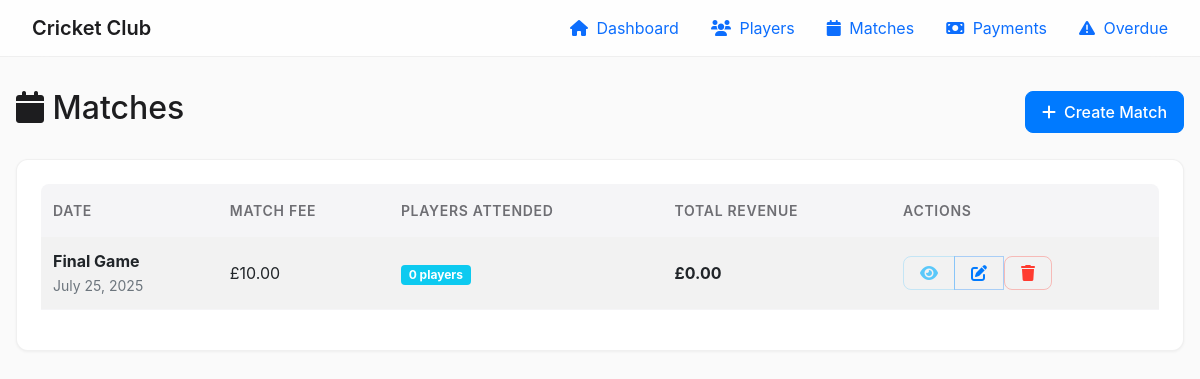
Screenshot of /matches with the database file from the repository.
### app.py (models this page shows)
class Match(db.Model):
    id = db.Column(db.Integer, primary_key=True)
    name = db.Column(db.String(200))  # Optional match name, defaults to formatted date
    date = db.Column(db.Date, default=date.today)
    fee = db.Column(db.Float, default=10.0)
    attendances = db.relationship('MatchAttendance', backref='match', lazy=True, cascade='all, delete-orphan')
    payments = db.relationship('Payment', backref='match', lazy=True, cascade='all, delete-orphan')
    def display_name(self):
        return self.name or self.date.strftime('%B %d, %Y')

### app.py (the view)
@app.route('/matches')
def matches():
    matches = Match.query.order_by(Match.date.desc()).all()
    return render_template('matches.html', matches=matches)

### templates/matches.html (shortened to what this page needs)
{% extends "base.html" %}
{% block content %}
<div class="d-flex justify-content-between align-items-center mb-4">
    <h2><i class="fas fa-calendar"></i> Matches</h2>
    <a href="{{ url_for('create_match') }}" class="btn btn-primary">
        <i class="fas fa-plus"></i> Create Match
    </a>
</div>
<div class="card">
    <div class="card-body">
        <div class="table-responsive">
            <table class="table table-striped table-hover">
                <thead>
                    <tr>
                        <th>Date</th>
                        <th>Match Fee</th>
                        <th>Players Attended</th>
                        <th>Total Revenue</th>
                        <th>Actions</th>
                    </tr>
                </thead>
                <tbody>
                    {% for match in matches %}
                    <tr>
                        <td>
                            <strong>{{ match.display_name() }}</strong>
                            {% if match.name %}
                                <br><small class="text-muted">{{ match.date.strftime('%B %d, %Y') }}</small>
                            {% endif %}
                        </td>
                        <td>&pound;{{ "%.2f"|format(match.fee) }}</td>
                        <td>
                            <span class="badge bg-info">{{ match.attendances|length }} players</span>
                        </td>
                        <td>
                            <strong>&pound;{{ "%.2f"|format(match.fee * match.attendances|length) }}</strong>
                        </td>
                        <td>
                            <div class="btn-group" role="group">
                                <button type="button" class="btn btn-outline-info btn-sm" onclick="showMatchDetails({{ match.id }})" title="View Details">
                                    <i class="fas fa-eye"></i>
                                </button>
                                <a href="{{ url_for('edit_match', match_id=match.id) }}"
                                    class="btn btn-outline-primary btn-sm" title="Edit Match">
                                    <i class="fas fa-edit"></i>
                                </a>
                                <form action="{{ url_for('delete_match', match_id=match.id) }}" method="post"
                                    style="display:inline;">
                                    <button type="submit" class="btn btn-outline-danger btn-sm" title="Delete Match"
                                        onclick="return confirm('Are you sure you want to delete this match? This will also remove all attendance records for this match.');">
                                        <i class="fas fa-trash"></i>
                                    </button>
                                </form>
                            </div>
                        </td>
                    </tr>
                    {% endfor %}
                </tbody>
            </table>
        </div>
    </div>
</div>
{% endblock %}

### static/style.css (style rules this page uses)
:root { --color-primary: #007aff; --color-primary-hover: #0056cc; --color-success: #30d158; --color-success-hover: #28cd4f; --color-warning: #ff9500; --color-danger: #ff3b30; --color-info: #5ac8fa; --color-text-primary: #1d1d1f; --color-text-secondary: #6e6e73; --color-text-tertiary: #8e8e93; --color-background: #fafafa; --color-surface: #ffffff; --color-border: rgba(0, 0, 0, 0.06); --color-border-light: #f5f5f7; --color-border-medium: #d2d2d7; --font-family-system: -apple-system, BlinkMacSystemFont, 'SF Pro Display', 'Segoe UI', system-ui, sans-serif; --font-weight-regular: 400; --font-weight-medium: 500; --font-weight-semibold: 600; --font-weight-bold: 700; --font-size-xs: 0.75rem; --font-size-sm: 0.875rem; --font-size-base: 1rem; --font-size-lg: 1.125rem; --font-size-xl: 1.25rem; --font-size-2xl: 1.5rem; --font-size-3xl: 2rem; --font-size-4xl: 2.5rem; --line-height-tight: 1.25; --line-height-normal: 1.5; --line-height-relaxed: 1.625; --space-xs: 0.25rem; --space-sm: 0.5rem; --space-md: 0.75rem; --space-lg: 1rem; --space-xl: 1.5rem; --space-2xl: 2rem; --space-3xl: 3rem; --radius-sm: 0.5rem; --radius-md: 0.75rem; --radius-lg: 1rem; --shadow-sm: 0 1px 3px rgba(0, 0, 0, 0.05); --shadow-md: 0 4px 12px rgba(0, 0, 0, 0.08); --shadow-lg: 0 10px 40px rgba(0, 0, 0, 0.15); --transition-fast: 0.15s ease; --transition-normal: 0.2s ease; --transition-slow: 0.3s ease; --container-max-width: 1200px; --header-height: 4rem; }
*, *::before, *::after { box-sizing: border-box; }
* { margin: 0; padding: 0; }
html { font-size: 16px; scroll-behavior: smooth; }
body { font-family: var(--font-family-system); font-size: var(--font-size-base); font-weight: var(--font-weight-regular); line-height: var(--line-height-normal); color: var(--color-text-primary); background-color: var(--color-background); -webkit-font-smoothing: antialiased; -moz-osx-font-smoothing: grayscale; }
input, button, textarea, select { font: inherit; }
p, h1, h2, h3, h4, h5, h6 { overflow-wrap: break-word; }
.card { background: var(--color-surface); border: 1px solid var(--color-border); border-radius: var(--radius-md); box-shadow: var(--shadow-sm); transition: box-shadow var(--transition-normal); overflow: hidden; }
.card-body { padding: var(--space-xl); }
.table { width: 100%; border-collapse: separate; border-spacing: 0; color: var(--color-text-primary); }
.table th { background-color: var(--color-border-light); font-weight: var(--font-weight-semibold); font-size: var(--font-size-sm); color: var(--color-text-secondary); text-transform: uppercase; letter-spacing: 0.05em; border: none; padding: var(--space-lg) var(--space-md); text-align: left; position: sticky; top: 0; z-index: 10; }
.table th:first-child { border-top-left-radius: var(--radius-sm); }
.table th:last-child { border-top-right-radius: var(--radius-sm); }
.table td { border: none; padding: var(--space-md); border-bottom: 1px solid var(--color-border-light); vertical-align: middle; }
.table tbody tr { transition: background-color var(--transition-fast); }
.btn { display: inline-flex; align-items: center; justify-content: center; gap: var(--space-sm); padding: var(--space-sm) var(--space-lg); border-radius: var(--radius-sm); font-size: var(--font-size-base); font-weight: var(--font-weight-medium); text-decoration: none; border: 1px solid transparent; cursor: pointer; transition: all var(--transition-normal); white-space: nowrap; }
.btn-primary { background-color: var(--color-primary); color: white; border-color: var(--color-primary); }
.btn-outline-primary { color: var(--color-primary); border-color: rgba(0, 122, 255, 0.3); background-color: transparent; }
.btn-outline-info { color: var(--color-info); border-color: rgba(90, 200, 250, 0.3); background-color: transparent; }
.btn-outline-danger { color: var(--color-danger); border-color: rgba(255, 59, 48, 0.3); background-color: transparent; }
.d-flex { display: flex; }
.align-items-center { align-items: center; }
.justify-content-between { justify-content: space-between; }
.mb-4 { margin-bottom: var(--space-lg); }

### rows the page displays
Match: display_name "Final Game", date "July 25, 2025", fee "10.00", attendances|length "0", fee "0.00"
